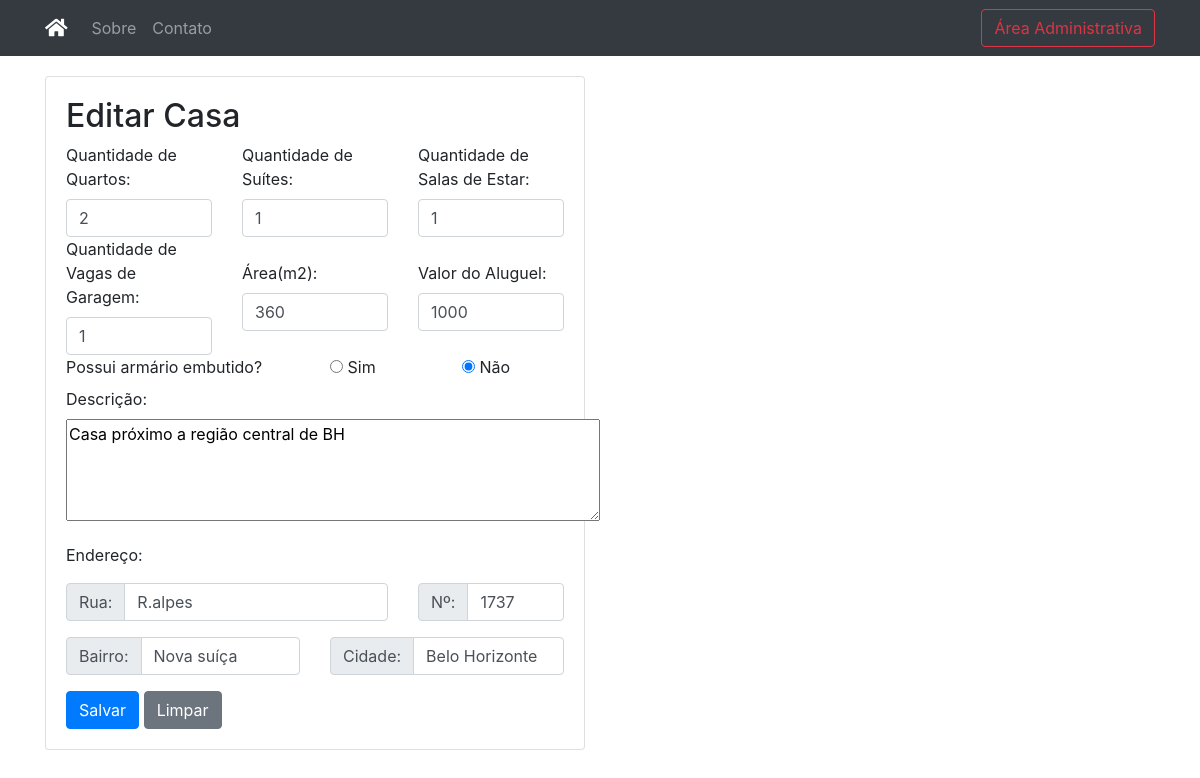
The app's page /editar?id=13 with its own data.
### cadastro/models.py (models this page shows)
class Casa(models.Model):
    qtdeQuartos = models.IntegerField()
    qtdeSuites = models.IntegerField()
    qtdeSalaEstar = models.IntegerField()
    qtdeVagasGaragem = models.IntegerField()
    area = models.IntegerField()
    possuiArmarioEmbutido = models.BooleanField(choices=BOOL_CHOICES)
    descricao = models.TextField()
    aluguel = models.IntegerField(null=True,blank=True)
    endereco = models.TextField(null=True,blank=True)

### cadastro/views.py (the view)
# urls.py: path('editar',editar),
def editar(request):
    if request.method == 'POST':
        form = FormCasa(request.POST)
        if form.is_valid():
            qtdeQuartos = form.cleaned_data['qtdeQuartos']
            qtdeSuites = form.cleaned_data['qtdeSuites']
            qtdeSalaEstar = form.cleaned_data['qtdeSalaEstar']
            qtdeVagasGaragem = form.cleaned_data['qtdeVagasGaragem']
            area = form.cleaned_data['area']
            descricao = form.cleaned_data['descricao']
            aluguel = form.cleaned_data['aluguel']
            id = request.POST['id']
            if request.POST['possuiArmarioEmbutido'] == 'sim':
                possuiArmarioEmbutido = True
            else:
                possuiArmarioEmbutido = False
            rua = form.cleaned_data['rua']
            numero = form.cleaned_data['numero']
            bairro = form.cleaned_data['bairro']
            cidade = form.cleaned_data['cidade']
            endereco = rua + ', ' + numero + ', ' + bairro + ', ' + cidade
            Casa.objects.filter(id=id).update(qtdeQuartos=qtdeQuartos, qtdeSuites=qtdeSuites, qtdeSalaEstar=qtdeSalaEstar,qtdeVagasGaragem=qtdeVagasGaragem,
            area=area, possuiArmarioEmbutido=possuiArmarioEmbutido, descricao=descricao,endereco=endereco,aluguel=aluguel)
            return HttpResponseRedirect('/listar')
        else:
            pdb.set_trace()
    else:
        id = request.GET['id']
        casa = Casa.objects.filter(id=id)
        context = {
            'casa': casa,
            'rua': casa[0].endereco.split(", ")[0],
            'numero': casa[0].endereco.split(", ")[1],
            'bairro': casa[0].endereco.split(", ")[2],
            'cidade': casa[0].endereco.split(", ")[3],
        }
        form = FormCasa()
    return render(request, 'editar.html', context)

### templates/editar.html (shortened to what this page needs)
{% extends 'base.html' %}
{% load static %}
{% block content %}
	<div class="container" style='margin-top:20px'>
        <div class="row">
            <div class="col-sm-6">
                <div class="card">
                    <div class="card-body">
						{% for casa in casa %}
                        <h2>Editar Casa</h2>
						<form method='post' action='editar' class="row g-3">
							<div class="col-md-4">
								<label for="qtdeQuartos">Quantidade de Quartos:</label>
								<input required type="number" class="form-control" name="qtdeQuartos" value="{{casa.qtdeQuartos}}">
							</div>
							<div class="col-md-4">
								<label for="qtdeSuites">Quantidade de Suítes:</label>
								<input required type="number" class="form-control" name="qtdeSuites" value="{{casa.qtdeSuites}}">
							</div>
							<div class="col-md-4">
								<label for="qtdeSalaEstar">Quantidade de Salas de Estar:</label>
								<input required type="number" class="form-control" name="qtdeSalaEstar" value="{{casa.qtdeSalaEstar}}">
							</div>
							<div class="col-md-4">
								<label for="qtdeVagasGaragem">Quantidade de Vagas de Garagem:</label>
								<input required type="number" class="form-control" name="qtdeVagasGaragem" value="{{casa.qtdeVagasGaragem}}">
							</div><br>
							<div class="col-md-4"><br>
								<label for="area">Área(m2):</label>
								<input required type="number" class="form-control" name="area" value="{{casa.area}}">
							</div>
							<div class="col-md-4"><br>
								<label for="area">Valor do Aluguel:</label>
								<input required type="number" class="form-control" name="aluguel" value="{{casa.aluguel}}">
							</div>
							<div class="col-md-6">
								<label class="form-check-label" for="possuiArmarioEmbutido">Possui armário embutido?</label>
							</div>
							{% if casa.possuiArmarioEmbutido %}
								<div class="col-md-3">
										<input type="radio" name="possuiArmarioEmbutido" value="sim" checked>
										<label for="armarioSim">Sim</label>
								</div>
								<div class="col-md-3">
										<input type="radio" name="possuiArmarioEmbutido" value="nao">
										<label for="armarioNao">Não</label><br>
								</div>
							{% else %}
								<div class="col-md-3">
										<input type="radio" name="possuiArmarioEmbutido" value="sim">
										<label for="armarioSim">Sim</label>
								</div>
								<div class="col-md-3">
										<input type="radio" name="possuiArmarioEmbutido" value="nao" checked>
										<label for="armarioNao">Não</label><br>
								</div>
							{% endif %}
							<div class="form-group col-md-12">
								<label for="descricao">Descrição:</label><br>
								<textarea required name="descricao" name="descricao" rows="4" cols="50">{{casa.descricao}}</textarea>
							</div>
							<div class="form-group col-md-12">
								Endereço:
							</div>
							<div class="input-group mb-3 col-md-8">
							  <div class="input-group-prepend">
								<label class="input-group-text" for="inputGroupSelect01">Rua:</label>
							  </div>
							  <input required type="text" class="form-control" name="rua" value="{{rua}}">
							</div>
							<div class="input-group mb-3 col-md-4">
							  <div class="input-group-prepend">
								<label class="input-group-text" for="inputGroupSelect01">Nº:</label>
							  </div>
							  <input required type="text" class="form-control" name="numero" value="{{numero}}">
							</div>
							<div class="input-group mb-3 col-md-6">
							  <div class="input-group-prepend">
								<label class="input-group-text" for="inputGroupSelect01">Bairro:</label>
							  </div>
							  <input required type="text" class="form-control" name="bairro" value="{{bairro}}">
							</div>
							<div class="input-group mb-3 col-md-6">
							  <div class="input-group-prepend">
								<label class="input-group-text" for="inputGroupSelect01">Cidade:</label>
							  </div>
							  <input required type="text" class="form-control" name="cidade" value="{{cidade}}">
							</div>
							<div class="col-12">
							<button type="submit" class="btn btn-primary">Salvar</button>
							<button type="reset" class="btn btn-secondary">Limpar</a>
							</div>
						</form>
						{% endfor %}
                    </div>
                </div>
            </div>
        </div>
    </div>
{% endblock %}

### records on screen
Casa: qtdeQuartos "2", qtdeSuites "1", qtdeSalaEstar "1", qtdeVagasGaragem "1", area "360", aluguel "1000", descricao "Casa próximo a região central de BH", rua "R.alpes", numero "1737", bairro "Nova suíça", cidade "Belo Horizonte"
